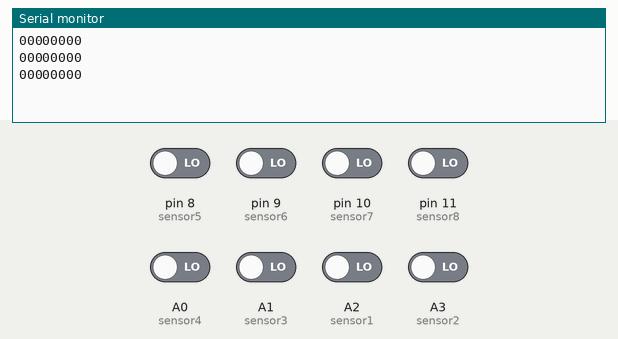
Simulated run of this sketch. Board: Arduino Uno, built with avr-gcc and run on an emulated ATmega328P. Shown: the last lines printed to the serial monitor. Inputs (shaded band) come from the test bench; at power-on: A0 (sensor4), A1 (sensor3), A2 (sensor1), A3 (sensor2), pin 8 (sensor5), pin 9 (sensor6), pin 10 (sensor7), pin 11 (sensor8) LOW.

Above: at 2.8 s.
2.9 s: pin 8 (sensor5) driven HIGH
At 3.8 s:
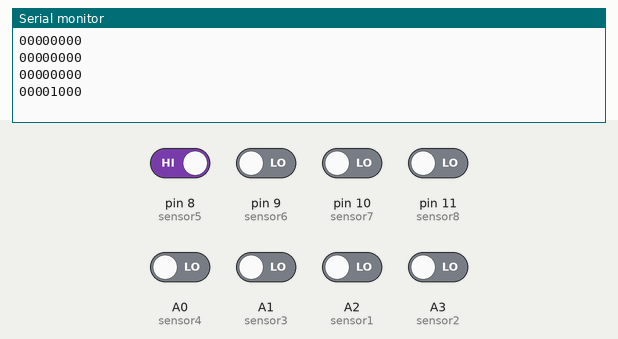
4.4 s: pin 9 (sensor6) driven HIGH
At 5.7 s:
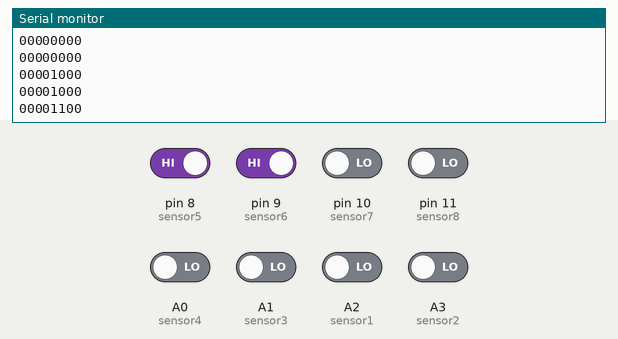
5.9 s: pin 10 (sensor7) driven HIGH
At 6.6 s:
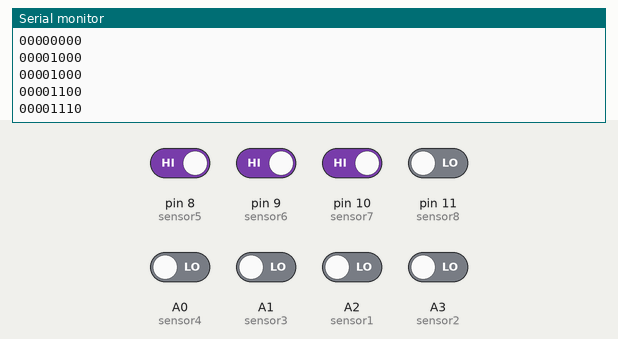
7.4 s: pin 11 (sensor8) driven HIGH
At 8.7 s:
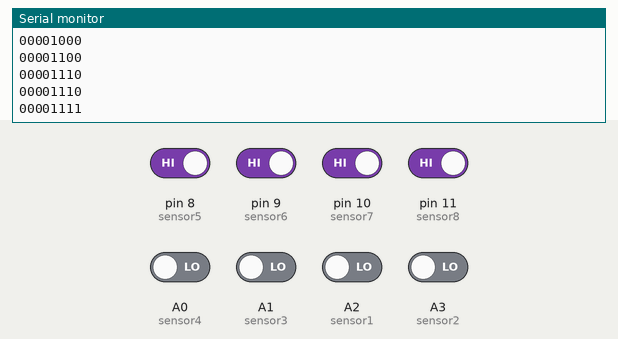
8.9 s: A0 (sensor4) driven HIGH
At 9.8 s:
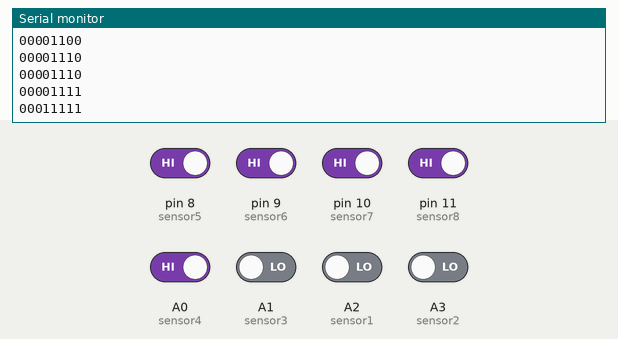
10.4 s: A1 (sensor3) driven HIGH
At 11.7 s:
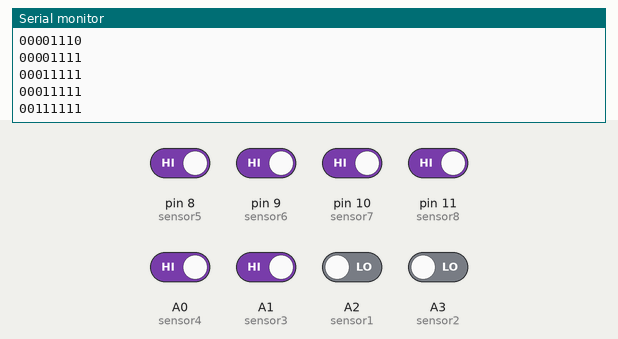
Timing chart, 0 to 12.9 s (numbered marks = the images above; inputs shaded):
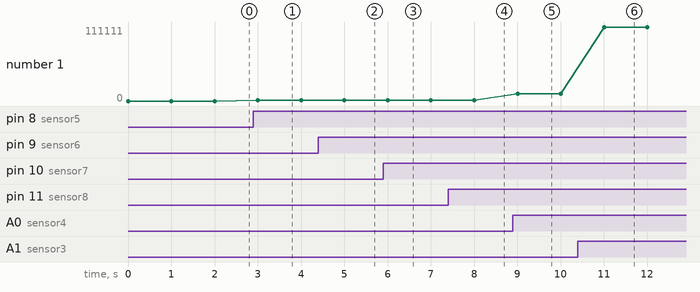

The sketch:

LineFollowerSensorsTest.ino
```cpp
/*
  LineFollower Module Test
 */

// define sensor pins
#define sensor1 A2
#define sensor2 A3
#define sensor3 A1
#define sensor4 A0
#define sensor5 8
#define sensor6 9
#define sensor7 10
#define sensor8 11

void setup() {
  pinMode(sensor1, INPUT);
  pinMode(sensor2, INPUT);
  pinMode(sensor3, INPUT);
  pinMode(sensor4, INPUT);
  pinMode(sensor5, INPUT);
  pinMode(sensor6, INPUT);
  pinMode(sensor7, INPUT);
  pinMode(sensor8, INPUT);
  Serial.begin(9600);
}

void loop() {
  Serial.print(digitalRead(sensor1));
  Serial.print(digitalRead(sensor2));
  Serial.print(digitalRead(sensor3));
  Serial.print(digitalRead(sensor4));
  Serial.print(digitalRead(sensor5));
  Serial.print(digitalRead(sensor6));
  Serial.print(digitalRead(sensor7));
  Serial.println(digitalRead(sensor8));

  delay(1000);
}
```

Measured:
- after the input at 2.9 s, the serial monitor: prints a new line after 0.10 s (image 1)
- after the input at 4.4 s, the serial monitor: prints a new line after 0.60 s (image 2)
- after the input at 5.9 s, the serial monitor: prints a new line after 0.10 s (image 3)
- after the input at 7.4 s, the serial monitor: prints a new line after 0.60 s (image 4)
- after the input at 8.9 s, the serial monitor: prints a new line after 0.11 s (image 5)
- after the input at 10.4 s, the serial monitor: prints a new line after 0.61 s (image 6)
- plotted number 1: 0 → 1000 after the input at 2.9 s, 1000 → 1100 after the input at 4.4 s, 1100 → 1110 after the input at 5.9 s, 1110 → 1111 after the input at 7.4 s, 1111 → 11111 after the input at 8.9 s
